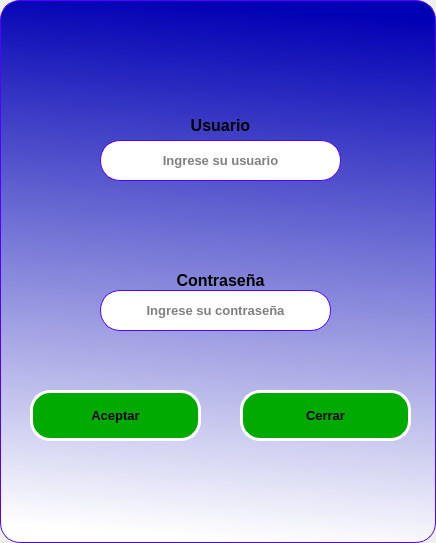
<?xml version="1.0" encoding="UTF-8"?>
<ui version="4.0">
 <class>MainWindow</class>
 <widget class="QMainWindow" name="MainWindow">
  <property name="geometry">
   <rect>
    <x>0</x>
    <y>0</y>
    <width>436</width>
    <height>543</height>
   </rect>
  </property>
  <property name="windowTitle">
   <string>MainWindow</string>
  </property>
  <widget class="QWidget" name="centralwidget">
   <layout class="QHBoxLayout" name="horizontalLayout">
    <property name="spacing">
     <number>0</number>
    </property>
    <property name="leftMargin">
     <number>0</number>
    </property>
    <property name="topMargin">
     <number>0</number>
    </property>
    <property name="rightMargin">
     <number>0</number>
    </property>
    <property name="bottomMargin">
     <number>0</number>
    </property>
    <item>
     <widget class="QFrame" name="frame">
      <property name="styleSheet">
       <string notr="true">background-color:qlineargradient(spread:pad, x1:0.619909, y1:0, x2:0.556818, y2:1, stop:0.0113636 rgba(0, 0, 180, 255), stop:1 rgba(255, 255, 255, 255));
border-radius:20px;
border:1px solid#5500ff;
</string>
      </property>
      <property name="frameShape">
       <enum>QFrame::StyledPanel</enum>
      </property>
      <property name="frameShadow">
       <enum>QFrame::Raised</enum>
      </property>
      <widget class="QLabel" name="label">
       <property name="geometry">
        <rect>
         <x>160</x>
         <y>100</y>
         <width>121</width>
         <height>51</height>
        </rect>
       </property>
       <property name="layoutDirection">
        <enum>Qt::LeftToRight</enum>
       </property>
       <property name="styleSheet">
        <string notr="true">background-color:rgba(0, 0, 0,0%);
border:None;</string>
       </property>
       <property name="lineWidth">
        <number>1</number>
       </property>
       <property name="text">
        <string>&lt;html&gt;&lt;head/&gt;&lt;body&gt;&lt;p&gt;&lt;span style=&quot; font-size:12pt; font-weight:600;&quot;&gt;Usuario&lt;/span&gt;&lt;/p&gt;&lt;/body&gt;&lt;/html&gt;</string>
       </property>
       <property name="textFormat">
        <enum>Qt::RichText</enum>
       </property>
       <property name="alignment">
        <set>Qt::AlignCenter</set>
       </property>
      </widget>
      <widget class="QLabel" name="label_2">
       <property name="geometry">
        <rect>
         <x>160</x>
         <y>260</y>
         <width>121</width>
         <height>41</height>
        </rect>
       </property>
       <property name="layoutDirection">
        <enum>Qt::LeftToRight</enum>
       </property>
       <property name="styleSheet">
        <string notr="true">background-color:rgba(0, 0, 0,0%);
border:None;</string>
       </property>
       <property name="lineWidth">
        <number>1</number>
       </property>
       <property name="text">
        <string>&lt;html&gt;&lt;head/&gt;&lt;body&gt;&lt;p&gt;&lt;span style=&quot; font-size:12pt; font-weight:600;&quot;&gt;Contraseña&lt;/span&gt;&lt;/p&gt;&lt;/body&gt;&lt;/html&gt;</string>
       </property>
       <property name="textFormat">
        <enum>Qt::RichText</enum>
       </property>
       <property name="alignment">
        <set>Qt::AlignCenter</set>
       </property>
      </widget>
      <widget class="QLineEdit" name="Usuario">
       <property name="enabled">
        <bool>true</bool>
       </property>
       <property name="geometry">
        <rect>
         <x>100</x>
         <y>140</y>
         <width>241</width>
         <height>41</height>
        </rect>
       </property>
       <property name="font">
        <font>
         <pointsize>10</pointsize>
         <weight>75</weight>
         <bold>true</bold>
        </font>
       </property>
       <property name="layoutDirection">
        <enum>Qt::LeftToRight</enum>
       </property>
       <property name="styleSheet">
        <string notr="true">background-color:rgb(255, 255, 255);</string>
       </property>
       <property name="text">
        <string/>
       </property>
       <property name="alignment">
        <set>Qt::AlignCenter</set>
       </property>
       <property name="placeholderText">
        <string>Ingrese su usuario</string>
       </property>
      </widget>
      <widget class="QLineEdit" name="Contrasena">
       <property name="enabled">
        <bool>true</bool>
       </property>
       <property name="geometry">
        <rect>
         <x>100</x>
         <y>290</y>
         <width>231</width>
         <height>41</height>
        </rect>
       </property>
       <property name="font">
        <font>
         <pointsize>10</pointsize>
         <weight>75</weight>
         <bold>true</bold>
         <strikeout>false</strikeout>
        </font>
       </property>
       <property name="layoutDirection">
        <enum>Qt::LeftToRight</enum>
       </property>
       <property name="styleSheet">
        <string notr="true">background-color:rgb(255, 255, 255);</string>
       </property>
       <property name="inputMask">
        <string notr="true"/>
       </property>
       <property name="text">
        <string/>
       </property>
       <property name="alignment">
        <set>Qt::AlignCenter</set>
       </property>
       <property name="placeholderText">
        <string>Ingrese su contraseña</string>
       </property>
      </widget>
      <widget class="QPushButton" name="BotonAceptar">
       <property name="geometry">
        <rect>
         <x>30</x>
         <y>390</y>
         <width>171</width>
         <height>51</height>
        </rect>
       </property>
       <property name="font">
        <font>
         <pointsize>10</pointsize>
         <weight>75</weight>
         <bold>true</bold>
        </font>
       </property>
       <property name="styleSheet">
        <string notr="true">QPushButton{
Background-color:rgb(0, 170, 0);
border:3px solid#ffffff;
}
QPushButton::hover{
Background-color:rgb(255, 0, 0);
border:3px solid#ffffff;
}</string>
       </property>
       <property name="text">
        <string>Aceptar</string>
       </property>
      </widget>
      <widget class="QPushButton" name="BotonCerrar">
       <property name="geometry">
        <rect>
         <x>240</x>
         <y>390</y>
         <width>171</width>
         <height>51</height>
        </rect>
       </property>
       <property name="font">
        <font>
         <pointsize>10</pointsize>
         <weight>75</weight>
         <bold>true</bold>
        </font>
       </property>
       <property name="styleSheet">
        <string notr="true">QPushButton{
Background-color:rgb(0, 170, 0);
border:3px solid#ffffff;
}
QPushButton::hover{
Background-color:rgb(255, 0, 0);
border:3px solid#ffffff;
}</string>
       </property>
       <property name="text">
        <string>Cerrar</string>
       </property>
      </widget>
      <widget class="QLabel" name="EtiqUsuario">
       <property name="geometry">
        <rect>
         <x>160</x>
         <y>180</y>
         <width>111</width>
         <height>20</height>
        </rect>
       </property>
       <property name="font">
        <font>
         <weight>75</weight>
         <bold>true</bold>
        </font>
       </property>
       <property name="styleSheet">
        <string notr="true">background-color:rgba(0, 0, 0,0%);
border:none;</string>
       </property>
       <property name="text">
        <string>&lt;html&gt;&lt;head/&gt;&lt;body&gt;&lt;p&gt;&lt;br/&gt;&lt;/p&gt;&lt;/body&gt;&lt;/html&gt;</string>
       </property>
       <property name="alignment">
        <set>Qt::AlignCenter</set>
       </property>
      </widget>
      <widget class="QLabel" name="EtiqContra">
       <property name="geometry">
        <rect>
         <x>150</x>
         <y>330</y>
         <width>141</width>
         <height>20</height>
        </rect>
       </property>
       <property name="font">
        <font>
         <weight>75</weight>
         <bold>true</bold>
        </font>
       </property>
       <property name="styleSheet">
        <string notr="true">background-color:rgba(0, 0, 0,0%);
border:none;</string>
       </property>
       <property name="text">
        <string>&lt;html&gt;&lt;head/&gt;&lt;body&gt;&lt;p&gt;&lt;br/&gt;&lt;/p&gt;&lt;/body&gt;&lt;/html&gt;</string>
       </property>
       <property name="alignment">
        <set>Qt::AlignCenter</set>
       </property>
      </widget>
     </widget>
    </item>
   </layout>
  </widget>
 </widget>
 <resources/>
 <connections/>
</ui>
